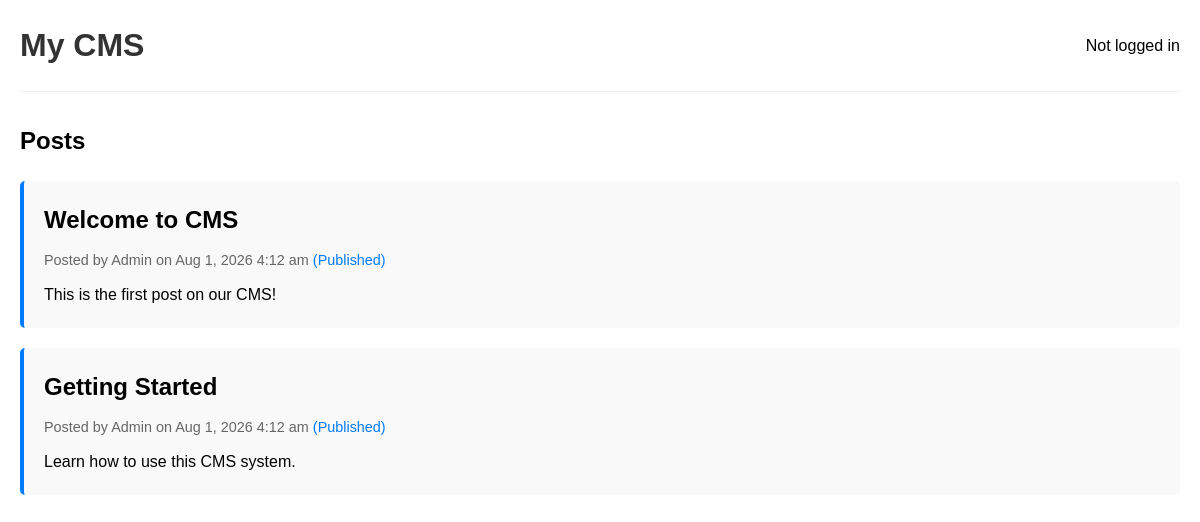
The page / on the database its author committed.
### tables this page shows
CREATE TABLE IF NOT EXISTS posts (
    id INT AUTO_INCREMENT PRIMARY KEY,
    title VARCHAR(255) NOT NULL,
    content TEXT,
    user_id INT NOT NULL,
    status ENUM('draft', 'published') DEFAULT 'draft',
    created_at TIMESTAMP DEFAULT CURRENT_TIMESTAMP,
    updated_at TIMESTAMP DEFAULT CURRENT_TIMESTAMP ON UPDATE CURRENT_TIMESTAMP,
    FOREIGN KEY (user_id) REFERENCES users(id) ON DELETE CASCADE
);

CREATE TABLE IF NOT EXISTS users (
    id INT AUTO_INCREMENT PRIMARY KEY,
    name VARCHAR(100) NOT NULL,
    email VARCHAR(100) NOT NULL UNIQUE,
    password VARCHAR(255) NOT NULL,
    role ENUM('admin', 'user') DEFAULT 'user',
    created_at TIMESTAMP DEFAULT CURRENT_TIMESTAMP,
    updated_at TIMESTAMP DEFAULT CURRENT_TIMESTAMP ON UPDATE CURRENT_TIMESTAMP
);

### config.php (called while the page is built, shortened)
<?php
spl_autoload_register(function ($class) {
    $file = __DIR__ . '/includes/' . $class . '.php';
});

### includes/Database.php (called while the page is built, shortened)
<?php
class Database {
    private PDO $connection;
    private static ?self $instance = null;
    private function __construct() {
        $dsn = 'mysql:host=' . DB_HOST . ';dbname=' . DB_NAME . ';charset=utf8mb4';
        try {
            $this->connection = new PDO($dsn, DB_USER, DB_PASS, [
                PDO::ATTR_ERRMODE => PDO::ERRMODE_EXCEPTION,
                PDO::ATTR_DEFAULT_FETCH_MODE => PDO::FETCH_ASSOC,
                PDO::ATTR_EMULATE_PREPARES => false,
            ]);
        } catch (PDOException $e) {
            die('Database connection failed: ' . $e->getMessage());
        }
    }
    public static function getInstance(): self {
        if (self::$instance === null) {
            self::$instance = new self();
        }
        return self::$instance;
    }
    public function query(string $sql, array $params = []): PDOStatement {
        $stmt = $this->connection->prepare($sql);
        $stmt->execute($params);
        return $stmt;
    }
    public function fetchAll(string $sql, array $params = []): array {
        return $this->query($sql, $params)->fetchAll();
    }
}

### includes/Post.php (called while the page is built, shortened)
<?php
class Post {
    private Database $db;
    public function __construct() {
        $this->db = Database::getInstance();
    }
    public function getPublished(): array {
        return $this->db->fetchAll(
            "SELECT p.*, u.name as author_name
             FROM posts p
             JOIN users u ON p.user_id = u.id
             WHERE p.status = 'published'
             ORDER BY p.created_at DESC"
        );
    }
}

### includes/User.php (called while the page is built, shortened)
<?php
class User {
    public function isLoggedIn(): bool {
        return isset($_SESSION['user_id']);
    }
}

### views/home.php (the view, shortened to what this page needs)
<h2>Posts</h2>
<?php if (empty($posts)): ?>
    <p>No posts yet.</p>
<?php else: ?>
    <?php foreach ($posts as $p): ?>
        <div class="post">
            <h2><?= htmlspecialchars($p['title']) ?></h2>
            <div class="meta">
                Posted by <?= htmlspecialchars($p['author_name']) ?>
                on <?= date('M j, Y g:i a', strtotime($p['created_at'])) ?>
                <span style="color: #007bff;">(<?= ucfirst($p['status']) ?>)</span>
            </div>
            <div><?= nl2br(htmlspecialchars($p['content'])) ?></div>
        </div>
    <?php endforeach; ?>
<?php endif; ?>

### index.php (shortened to what this page needs)
<?php
require_once 'config.php';
$user = new User();
$post = new Post();
$action = $_GET['action'] ?? 'home';
switch ($action) {
    default:
        $action = 'home';
        $posts = $post->getPublished();
        break;
}
if ($action === 'login' && !$user->isLoggedIn()) {
    include 'views/login.php';
} else {
    include 'views/home.php';
}
$content = ob_get_clean();
include 'views/layout.php';

### views/layout.php (shortened to what this page needs)
<!DOCTYPE html>
<html lang="en">
<head>
</head>
<body>
    <header>
        <h1><?= htmlspecialchars(SITE_NAME) ?></h1>
        <nav>
            <?php if ($user->isLoggedIn()): ?>
                <span>Welcome, <?= htmlspecialchars($currentUser['name']) ?> (<?= htmlspecialchars($currentUser['role']) ?>)</span>
                <a href="?action=logout" style="margin-left: 20px;">Logout</a>
            <?php else: ?>
                <span>Not logged in</span>
            <?php endif; ?>
        </nav>
    </header>
    <main class="container">
        <?= $content ?? '' ?>
    </main>
</body>
</html>

### views/layout.php (style rules this page uses)
* { margin: 0; padding: 0; box-sizing: border-box; }
body { font-family: Arial, sans-serif; line-height: 1.6; max-width: 1200px; margin: 0 auto; padding: 20px; }
header { display: flex; justify-content: space-between; align-items: center; margin-bottom: 30px; padding-bottom: 20px; border-bottom: 1px solid #eee; }
h1 { color: #333; }
.post { background: #f9f9f9; padding: 20px; margin: 20px 0; border-radius: 5px; border-left: 4px solid #007bff; }
.post h2 { margin-bottom: 10px; }
.post .meta { color: #666; font-size: 0.9em; margin-bottom: 10px; }
.container { margin-top: 20px; }

### rows shown on the page
posts: title "Welcome to CMS", user.name "Admin", created_at "Aug 1, 2026 4:12 am", status "Published", content "This is the first post on our CMS!"
posts: title "Getting Started", user.name "Admin", created_at "Aug 1, 2026 4:12 am", status "Published", content "Learn how to use this CMS system."

### other values the page prints
SITE_NAME "My CMS"
